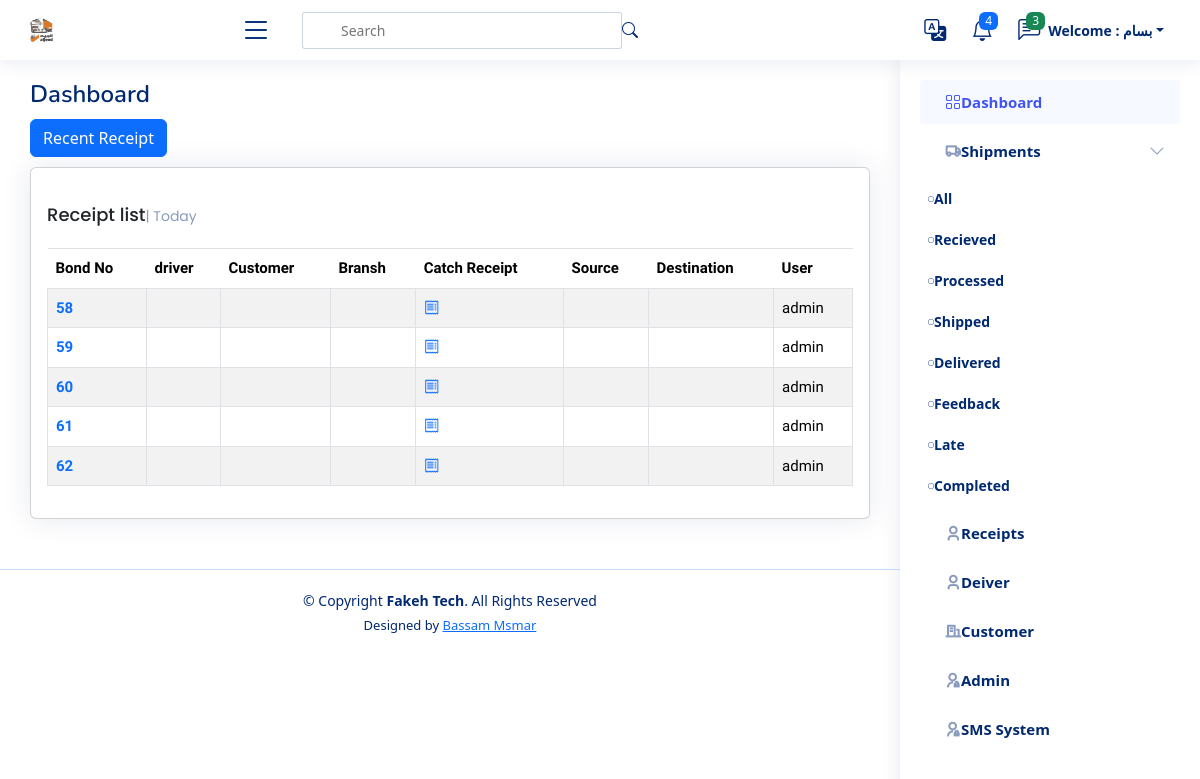
The app's page /receipt/ (signed in), older data.
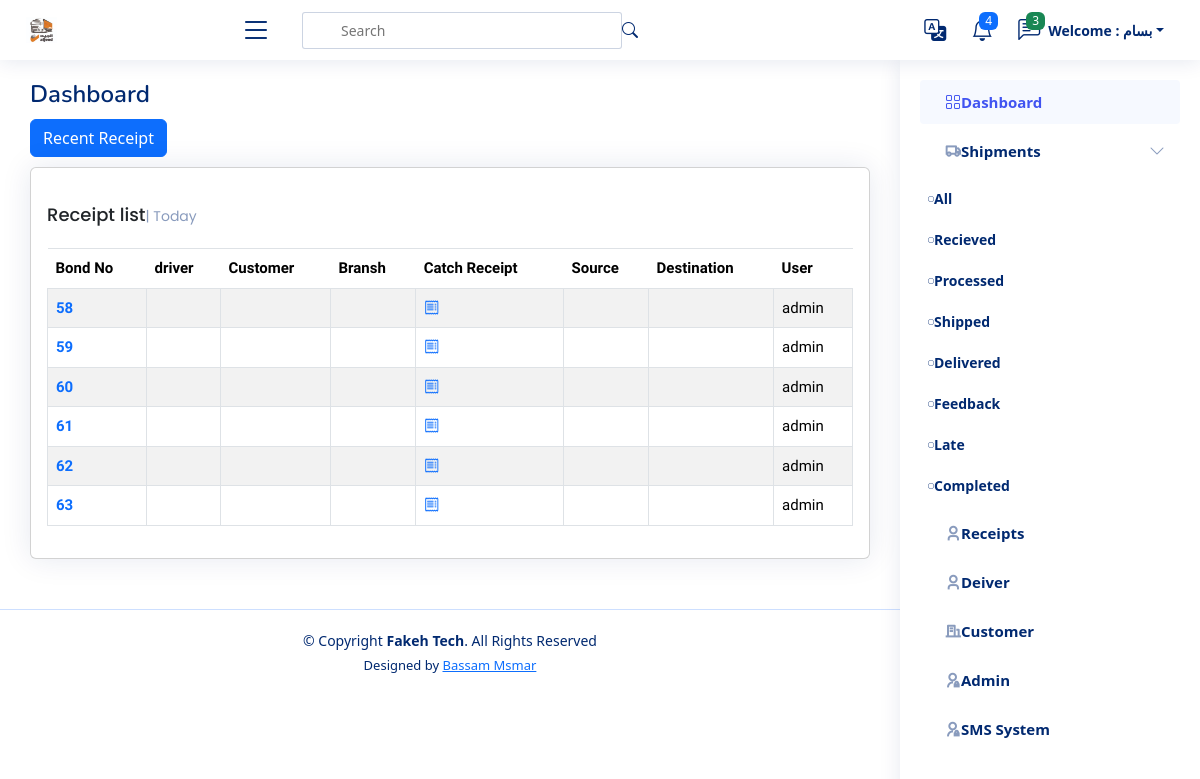
The same page, newer data.
### receipt/models.py (models this page shows, shortened)
class Receipt(models.Model):
    user = models.ForeignKey(User,  related_name='receipts_user', on_delete=models.SET_NULL, null=True)
    shipment = models.ForeignKey(Shipment,  related_name='receipts_shipment', on_delete=models.SET_NULL, null=True)
    fare = models.IntegerField(_("Fare"), null=True, blank=True)
    premium = models.IntegerField(_("Premium"), null=True, blank=True)
    fare_return = models.IntegerField(_("Return"), null=True, blank=True)
    days_stayed = models.IntegerField(_("Days Stayed "), null=True, blank=True)
    stay_cost = models.IntegerField(_("Stay Cost") , null=True, blank=True)
    deducted = models.IntegerField(_("Deducted") , null=True, blank=True)
    create_at = models.DateTimeField(_("Create At"), default=timezone.now)
    code = models.ImageField(_("Receipt code"), blank=True, null=True, upload_to='receipt_code')
    total = models.IntegerField(_("Total"), default=0)
    compiled = models.BooleanField(_("Compiled"), default=False)

### receipt/views.py (the view)
# urls.py: path('', ReceiptList.as_view(), name='receipt_list'),
class ReceiptList(ListView):
    model = Receipt
    template_name = 'receipt/receipt_list.html'

### templates/receipt/receipt_list.html (shortened to what this page needs)
{% extends 'base.html' %} {% load static %} {% load i18n %} {% block body %}
<main id="main" class="main">
  <div class="pagetitle">
    <h1>{% translate "Dashboard" %}</h1>
  </div>
  <div class="pagetitle">
    <a href="{% url 'receipt_create'  %}">
      <button type="button" class="btn btn-primary">
        {% translate "Recent Receipt"%}
      </button>
    </a>
  </div>
  <section class="section dashboard">
    <div class="row">
      <div class="col-lg-12">
        <div class="row">
          <div class="col-12">
            <div class="card recent-sales overflow-auto">
              <div class="card-body">
                <h5 class="card-title">{% translate "Receipt list" %}<span>| Today</span></h5>
                <table class="table table-borderless table-bordered datatable table-striped table-hover">
                  <thead>
                    <tr>
                      <th scope="col">{% translate "Bond No" %}</th>
                      <th scope="col">{% translate "driver" %}</th>
                      <th scope="col">{% translate "Customer" %} </th>
                      <th scope="col">{% translate "Bransh" %} </th>
                      <th scope="col">{% translate "Catch Receipt" %} </th>
                      <th scope="col">{% translate "Source" %} </th>
                      <th scope="col">{% translate "Destination" %} </th>
                      <th scope="col">{% translate "User" %} </th>
                    </tr>
                  </thead>
                  <tbody>
                    {% for object in object_list %}
                    <tr>
                      <th scope="row"><a href="{% url 'receipt_detail' object.id %}"
                          style="text-decoration: none;">{{object.id}}</a></th>
                      <th scope="row"></th>
                      <th scope="row"></th>
                      <th scope="row"></th>
                      <td>
                        <a href="{% url 'receipt_detail' object.id %}" target="_blank">
                          <i class="bi bi-receipt"></i>
                        </a>
                      </td>
                      <td>{{object.shipment.customer_branch.city}} </td>
                      <td> {{object.shipment.destination}}</td>
                      <td>{{object.user}}</td>
                    </tr>
                    {% endfor %}
                  </tbody>
                </table>
              </div>
            </div>
          </div>
        </div>
      </div>
    </div>
  </section>
</main>
{% endblock %}

Row changes from the older to the newer data that the page shows:
added Receipt: id "63", user "admin"
